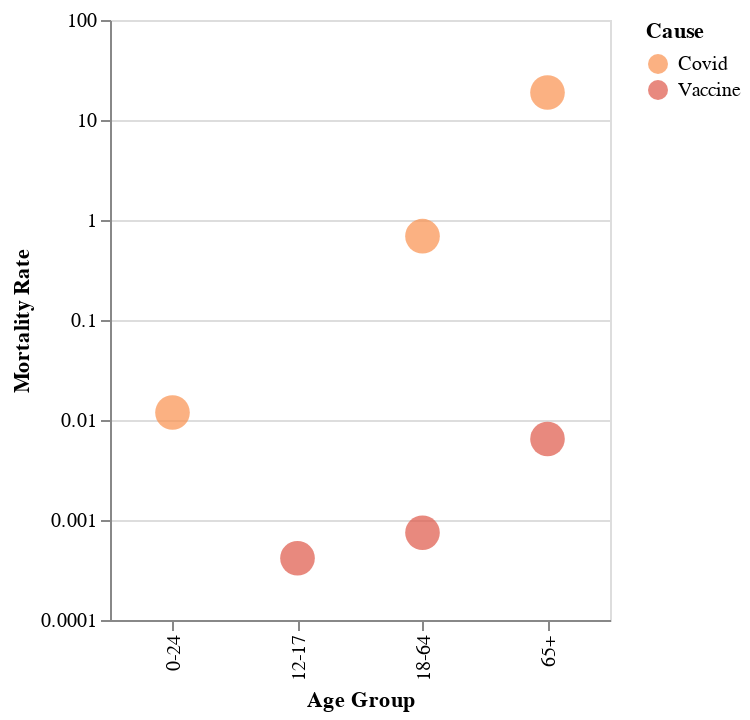

Write notebook code for a chart like this one.
### Markdown cell above
<h3>New and Improved Visualization<h3>

### Code cell
# New Chart
Age_Group = list(vax_age_groups['Groups'])+list(covid_age_groups['Groups'])
Mortality_Rate = list(vax_age_groups['Mortality Rate'])+list(covid_age_groups['Mortality Rate'])
Cause = ['Vaccine']*3+['Covid']*3
df = pd.DataFrame({'Age Group':Age_Group,'Mortality Rate':Mortality_Rate,'Cause':Cause})
print(df)

alt.Chart(df).mark_circle(size=300).encode(
    alt.X('Age Group',
          axis = alt.Axis(tickCount=6)),
    alt.Y('Mortality Rate',
          scale = alt.Scale(type='log'),
          sort = 'ascending',
          axis = alt.Axis(tickCount=6)),
    alt.Color('Cause',
              scale = alt.Scale(scheme='goldred')),
    tooltip = ['Cause', 'Age Group', 'Mortality Rate']
).interactive().properties(width=250)

### Figure 1 — Vega-Lite specification as saved in the notebook (floating-point values rounded to 4 significant figures)
{"config": {"view": {"continuousWidth": 400, "continuousHeight": 300}}, "data": {"name": "data-74f20cabaea08d4164c1506f12d40c20"}, "mark": {"type": "circle", "size": 300}, "encoding": {"color": {"type": "nominal", "field": "Cause", "scale": {"scheme": "goldred"}}, "tooltip": [{"type": "nominal", "field": "Cause"}, {"type": "nominal", "field": "Age Group"}, {"type": "quantitative", "field": "Mortality Rate"}], "x": {"type": "nominal", "axis": {"tickCount": 6}, "field": "Age Group"}, "y": {"type": "quantitative", "axis": {"tickCount": 6}, "field": "Mortality Rate", "scale": {"type": "log"}, "sort": "ascending"}}, "selection": {"selector035": {"type": "interval", "bind": "scales", "encodings": ["x", "y"]}}, "width": 250, "$schema": "https://vega.github.io/schema/vega-lite/v4.8.1.json", "datasets": {"data-74f20cabaea08d4164c1506f12d40c20": [{"Age Group": "12-17", "Mortality Rate": 0.0004146, "Cause": "Vaccine"}, {"Age Group": "18-64", "Mortality Rate": 0.0007465, "Cause": "Vaccine"}, {"Age Group": "65+", "Mortality Rate": 0.006464, "Cause": "Vaccine"}, {"Age Group": "0-24", "Mortality Rate": 0.01187, "Cause": "Covid"}, {"Age Group": "18-64", "Mortality Rate": 0.6891, "Cause": "Covid"}, {"Age Group": "65+", "Mortality Rate": 18.83, "Cause": "Covid"}]}}
